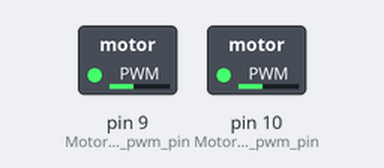
Recording of a sketch running on a simulated Arduino Uno, built with avr-gcc and run on an emulated ATmega328P. On the bench: switched loads named in the sketch (green lamp = pin HIGH).

Above: at 0.1 s.
At 4.4 s:
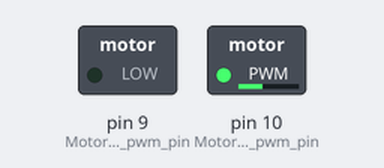
At 14.7 s:
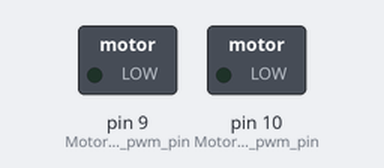
Timing chart, 0 to 16.2 s (numbered marks = the images above):
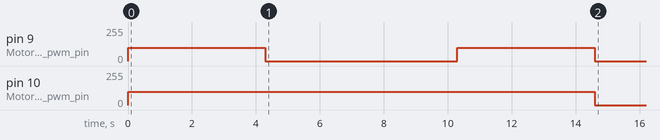

The sketch:

week7ex2.ino
```cpp
// Create program that drives your vehicle: - 30 cm forward, - turns 180 degree - returns back to original place

#define Motor_forward         0
#define Motor_return          1
#define Motor_L_dir_pin       7
#define Motor_R_dir_pin       8
#define Motor_L_pwm_pin       9
#define Motor_R_pwm_pin       10

int speed = 100;

void setup()
{
  digitalWrite(Motor_R_dir_pin, Motor_forward);
  digitalWrite(Motor_L_dir_pin, Motor_forward);
  analogWrite(Motor_L_pwm_pin, speed);
  analogWrite(Motor_R_pwm_pin, speed);
  delay(4300);
  analogWrite(Motor_L_pwm_pin, 0);
  delay(6000);
  analogWrite(Motor_L_pwm_pin, speed);
  delay(4300);
  analogWrite(Motor_L_pwm_pin, 0);
  analogWrite(Motor_R_pwm_pin, 0);
}

void loop()
{

}
```
